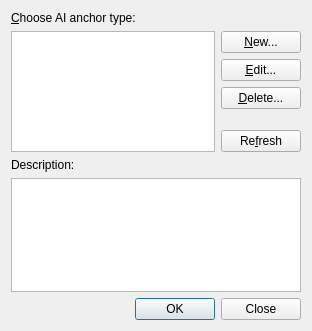
<?xml version="1.0" encoding="UTF-8"?>
<ui version="4.0">
 <class>SmartObjectHelperDialog</class>
 <widget class="QDialog" name="SmartObjectHelperDialog">
  <property name="geometry">
   <rect>
    <x>0</x>
    <y>0</y>
    <width>312</width>
    <height>331</height>
   </rect>
  </property>
  <property name="windowTitle">
   <string>AI Anchors</string>
  </property>
  <layout class="QGridLayout" name="gridLayout">
   <item row="0" column="0">
    <widget class="QLabel" name="m_labelListCaption">
     <property name="text">
      <string>&amp;Choose AI anchor type:</string>
     </property>
     <property name="alignment">
      <set>Qt::AlignLeading|Qt::AlignLeft|Qt::AlignTop</set>
     </property>
     <property name="buddy">
      <cstring>m_wndHelperList</cstring>
     </property>
    </widget>
   </item>
   <item row="1" column="1">
    <widget class="QPushButton" name="m_btnNew">
     <property name="text">
      <string>&amp;New...</string>
     </property>
    </widget>
   </item>
   <item row="2" column="1">
    <widget class="QPushButton" name="m_btnEdit">
     <property name="text">
      <string>&amp;Edit...</string>
     </property>
    </widget>
   </item>
   <item row="3" column="1">
    <widget class="QPushButton" name="m_btnDelete">
     <property name="text">
      <string>&amp;Delete...</string>
     </property>
    </widget>
   </item>
   <item row="4" column="1">
    <spacer name="verticalSpacer">
     <property name="orientation">
      <enum>Qt::Vertical</enum>
     </property>
     <property name="sizeType">
      <enum>QSizePolicy::Fixed</enum>
     </property>
     <property name="sizeHint" stdset="0">
      <size>
       <width>20</width>
       <height>15</height>
      </size>
     </property>
    </spacer>
   </item>
   <item row="5" column="1">
    <widget class="QPushButton" name="m_btnRefresh">
     <property name="text">
      <string>Re&amp;fresh</string>
     </property>
    </widget>
   </item>
   <item row="6" column="1">
    <spacer name="verticalSpacer_2">
     <property name="orientation">
      <enum>Qt::Vertical</enum>
     </property>
     <property name="sizeHint" stdset="0">
      <size>
       <width>20</width>
       <height>28</height>
      </size>
     </property>
    </spacer>
   </item>
   <item row="7" column="0">
    <widget class="QLabel" name="label">
     <property name="text">
      <string>Description:</string>
     </property>
     <property name="alignment">
      <set>Qt::AlignLeading|Qt::AlignLeft|Qt::AlignTop</set>
     </property>
     <property name="buddy">
      <cstring>m_description</cstring>
     </property>
    </widget>
   </item>
   <item row="8" column="0" colspan="2">
    <widget class="QTextEdit" name="m_description">
     <property name="readOnly">
      <bool>true</bool>
     </property>
    </widget>
   </item>
   <item row="9" column="0" colspan="2">
    <widget class="QDialogButtonBox" name="buttonBox">
     <property name="standardButtons">
      <set>QDialogButtonBox::Close|QDialogButtonBox::Ok</set>
     </property>
    </widget>
   </item>
   <item row="1" column="0" rowspan="6">
    <widget class="QListView" name="m_wndHelperList"/>
   </item>
  </layout>
 </widget>
 <resources/>
 <connections>
  <connection>
   <sender>buttonBox</sender>
   <signal>accepted()</signal>
   <receiver>SmartObjectHelperDialog</receiver>
   <slot>accept()</slot>
   <hints>
    <hint type="sourcelabel">
     <x>182</x>
     <y>310</y>
    </hint>
    <hint type="destinationlabel">
     <x>135</x>
     <y>297</y>
    </hint>
   </hints>
  </connection>
  <connection>
   <sender>buttonBox</sender>
   <signal>rejected()</signal>
   <receiver>SmartObjectHelperDialog</receiver>
   <slot>reject()</slot>
   <hints>
    <hint type="sourcelabel">
     <x>213</x>
     <y>303</y>
    </hint>
    <hint type="destinationlabel">
     <x>205</x>
     <y>295</y>
    </hint>
   </hints>
  </connection>
 </connections>
</ui>
